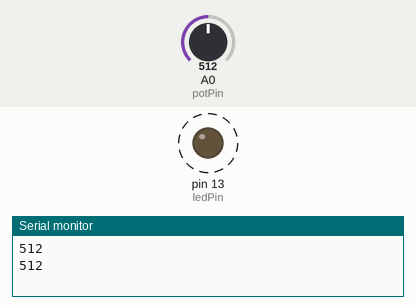
A sketch run on a simulated Arduino Uno, built with avr-gcc and run on an emulated ATmega328P. Parts: output pins drawn as LEDs (lit = HIGH), the last lines printed to the serial monitor. Dashed ring = blinking. The inputs (shaded band) are chosen by the test bench; at power-on: A0 (potPin) = 512.

Above: at 1.8 s.
1.9 s: A0 (potPin) set to 306
At 2.2 s:
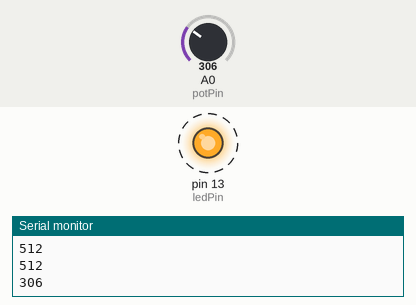
5.4 s: A0 (potPin) set to 122
At 5.56 s:
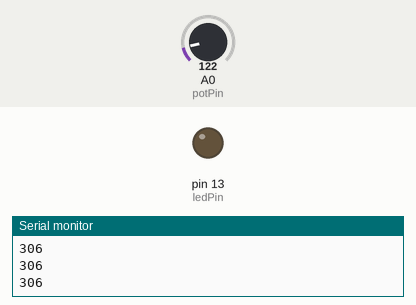
Timing chart, 0 to 14.9 s (numbered marks = the images above; inputs shaded):
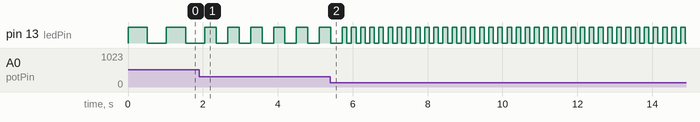

The sketch:

2_readPot.ino
```cpp
/*
   ________  ___   ___
  / __/ __ \/ _ | / _ \
 _\ \/ /_/ / __ |/ , _/
/___/\____/_/ |_/_/|_|
Arduino Workshop Series
Session 2
> Reading value of potentiometer.
*/

int potPin = A0;    // select the input pin for the potentiometer
int ledPin = 13;   // select the pin for the LED
int val = 0;       // variable to store the value coming from the sensor

void setup() {
  Serial.begin(9600);
  pinMode(ledPin, OUTPUT);  // declare the ledPin as an OUTPUT
}

void loop() {
  val = analogRead(potPin);    // read the value from the sensor (0 <-> 1024)
  Serial.println(val);         // Print potentiometer value
  digitalWrite(ledPin, HIGH);  // turn the ledPin on
  delay(val);                  // stop the program for some time
  digitalWrite(ledPin, LOW);   // turn the ledPin off
  delay(val);                  // stop the program for some time
}
```

Measured:
- after the input at 1.9 s, pin 13 (ledPin): alternates HIGH for 0.31 s and LOW for 0.31 s, starting after 0.46 s
- by itself, pin 13 (ledPin): alternates HIGH for 0.51 s and LOW for 0.51 s
